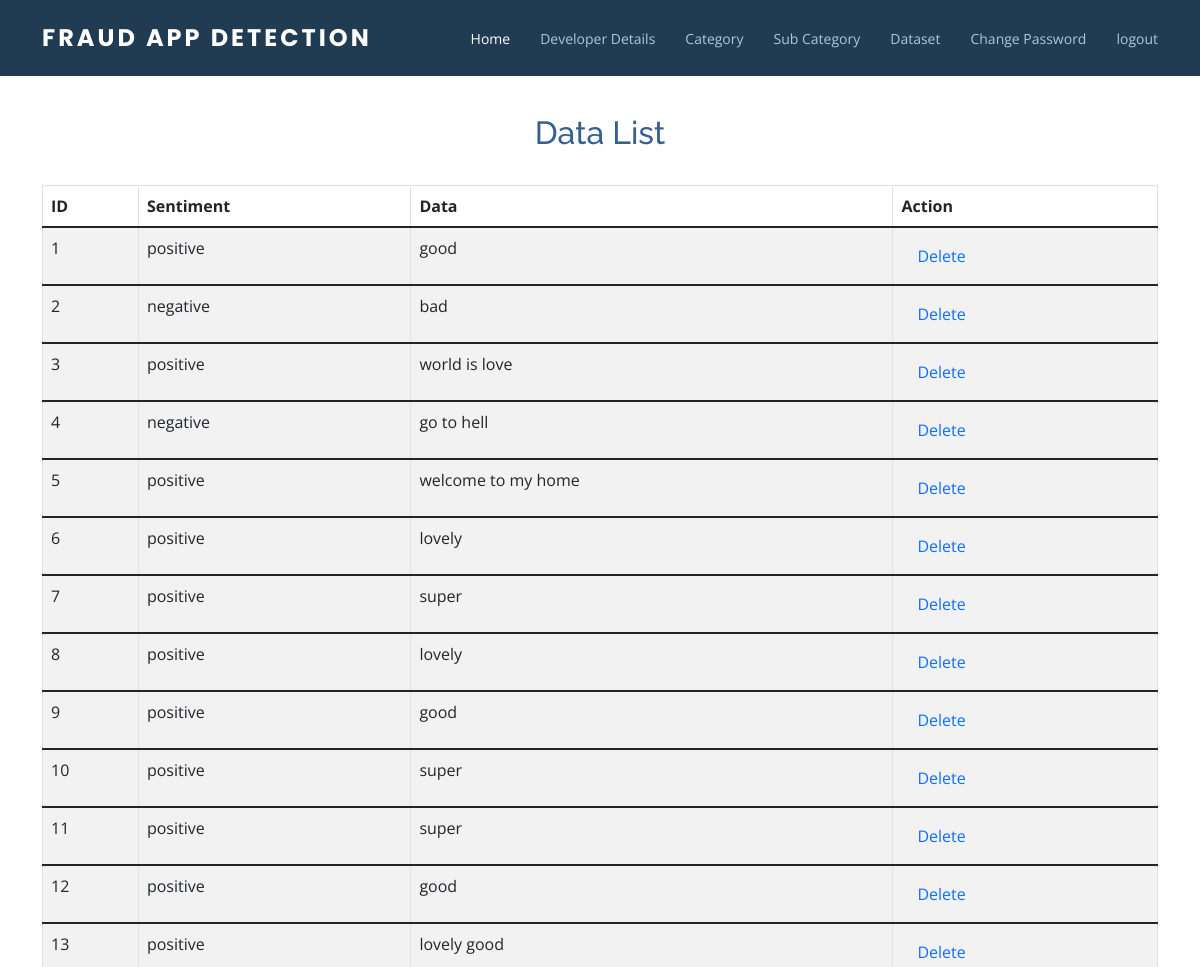
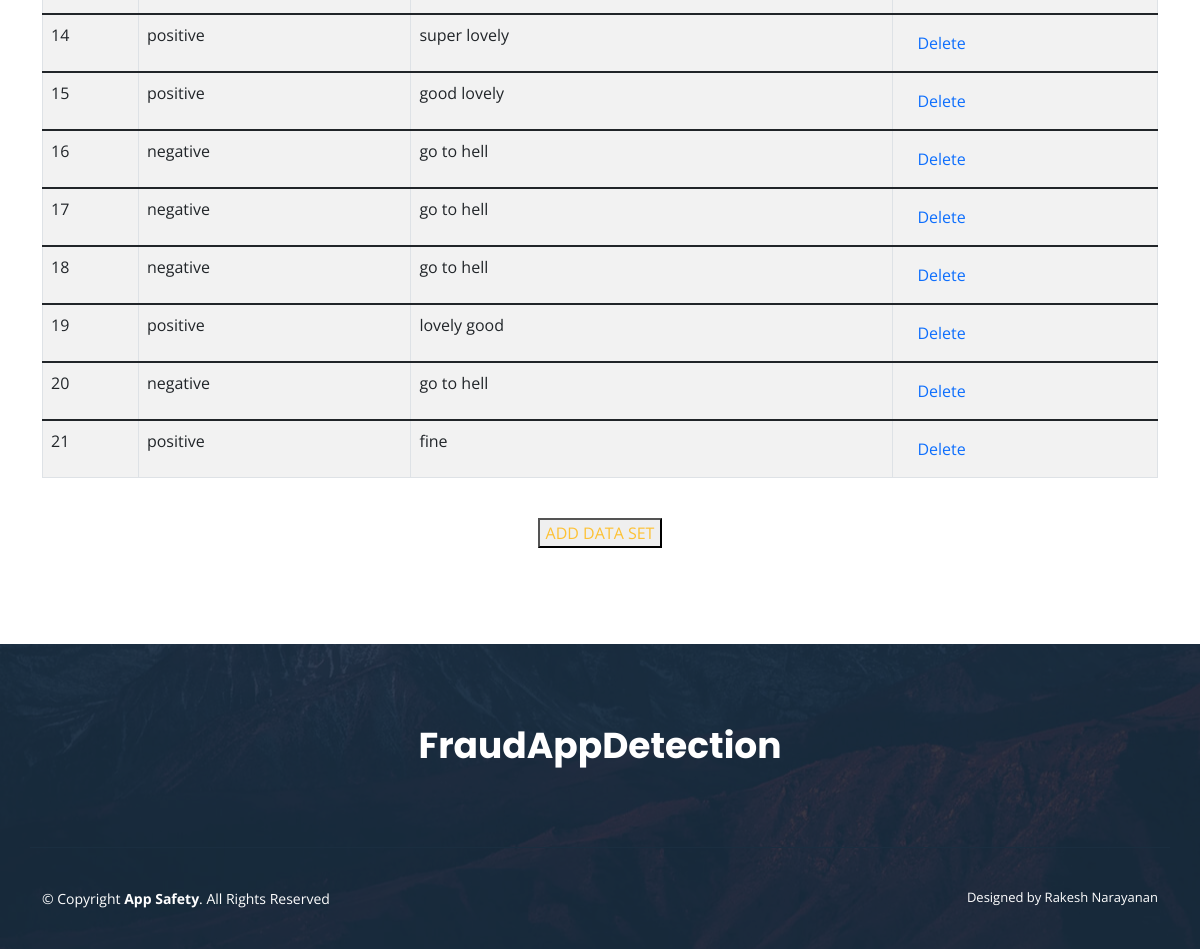
Page /admin_data_set_view on the committed database (2 pictures, top to bottom).
### myapp/models.py (models this page shows, shortened)
class data_set(models.Model):
    sentiment_type = models.CharField(max_length=50)
    data_path = models.CharField(max_length=350)

### myapp/views.py (the view)
# urls.py: path('admin_data_set_view', views.admin_data_set_view, name='admin_data_set_view'),
def admin_data_set_view(request):
    ds_l = data_set.objects.all()
    context = {'data_list': ds_l, 'msg': ''}
    return render(request, 'myapp/admin_data_set_view.html', context)

### myapp/templates/myapp/admin_data_set_view.html (shortened to what this page needs)
{% extends 'myapp/admin_base.html' %}
{% load static %}
{% block body %}
<center>
    <h2><font color="#366092"><br>Data List</font></h2>
<div class="container">
    <form name="frm" action="" method="post" role="form">
         <br>
        <table class="table table-striped table-bordered">
        <thead>
             <tr>
            <th>ID</th>
            <th>Sentiment</th>
            <th>Data</th>
            <th>Action</th>
        </tr>
             </thead>
        {% for d in data_list %}
             <tbody>
        <tr class="info ">
            <td>{{ d.id }}</td>
            <td>{{ d.sentiment_type }}</td>
            <td>{{ d.data_path }}</td>
            <td><a class="nav-link" href="../admin_data_set_delete?id={{d.id}}">Delete</a></td>
        </tr>
        </tbody>
        {% endfor %}
        </table>
        <br/>
        <button type="submit" ><a href="{% url 'admin_data_set_add' %}">ADD DATA SET</a></button>
    </form>
</div>
</center>
{% endblock %}

### myapp/static/myapp/assets/css/style.css (style rules this page uses)
body { font-family: "Open Sans", sans-serif; color: #444444; }
a { color: #fdc134; text-decoration: none; }
h1, h2, h3, h4, h5, h6 { font-family: "Raleway", sans-serif; }

### rows in the picture
data_set: id "1", sentiment_type "positive", data_path "good"
data_set: id "2", sentiment_type "negative", data_path "bad"
data_set: id "3", sentiment_type "positive", data_path "world is love"
data_set: id "4", sentiment_type "negative", data_path "go to hell"
data_set: id "5", sentiment_type "positive", data_path "welcome to my home"
data_set: id "6", sentiment_type "positive", data_path "lovely"
data_set: id "7", sentiment_type "positive", data_path "super"
data_set: id "8", sentiment_type "positive", data_path "lovely"
data_set: id "9", sentiment_type "positive", data_path "good"
data_set: id "10", sentiment_type "positive", data_path "super"
data_set: id "11", sentiment_type "positive", data_path "super"
data_set: id "12", sentiment_type "positive", data_path "good"
data_set: id "13", sentiment_type "positive", data_path "lovely good"
data_set: id "14", sentiment_type "positive", data_path "super lovely"
data_set: id "15", sentiment_type "positive", data_path "good lovely"
data_set: id "16", sentiment_type "negative", data_path "go to hell"
data_set: id "17", sentiment_type "negative", data_path "go to hell"
data_set: id "18", sentiment_type "negative", data_path "go to hell"
data_set: id "19", sentiment_type "positive", data_path "lovely good"
data_set: id "20", sentiment_type "negative", data_path "go to hell"
data_set: id "21", sentiment_type "positive", data_path "fine"
